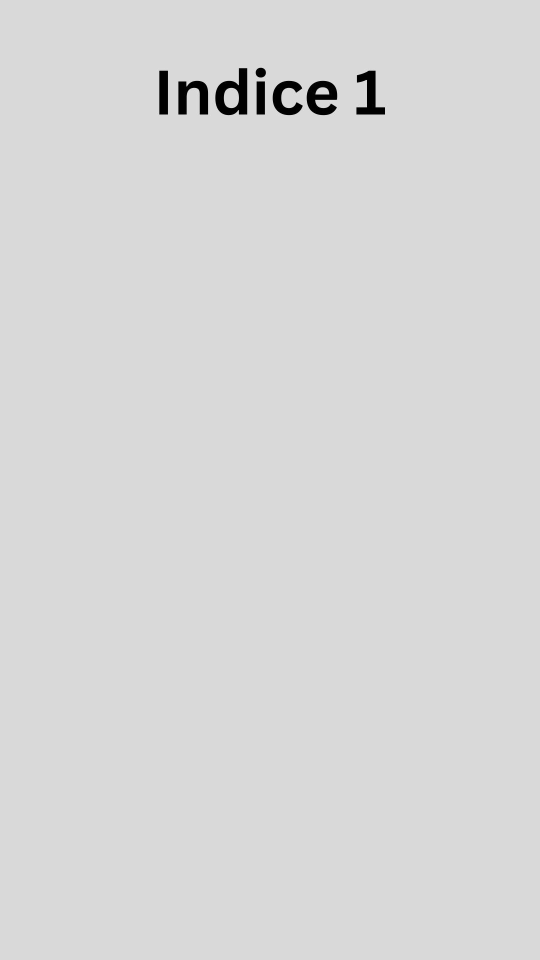
#> input picture template/fr/1.jpg, 1080 x 1920 px (shown at 1/2 size)
$ python class.py
#> lines starting #> are read from the running program, lines starting #| are printed output that depends on the picture
from dataclasses import dataclass
from typing import Tuple,List,Optional
from PIL import Image, ImageDraw, ImageFont

@dataclass
class Response:
    clues:List[str]
    language:str
    person:str
    theme:str
    name:str

@dataclass
class ImageData:
    path: str
    image:Optional[str]

@dataclass
class ContentData:
    clue_text: str
    image:Optional[str]
    position: Tuple[int, int]  # (x, y) position
    font_size: int
    color: Tuple[int, int, int]  # (R, G, B) color
    align: str
    fonts: str
    language:Optional[str]
    clue_number:Optional[int]

@dataclass
class TemplateData:
    content:List[ContentData]
    path:str


def create_instagram_story(template: List[TemplateData]):
    # Créer les images vierges
    for image in template:
        new_image = Image.new('RGB', (1080, 1920), color=(217, 217, 217))
        draw = ImageDraw.Draw(new_image)
        # Ajouter les textes à l'image
        for text in image.content:
            try:
                if(text.image):
                    foreground_image = Image.open(text.image)
                    foreground_image = foreground_image.resize((150, 150))  # Redimensionner si nécessaire
                    position = (300, 200)
                font = ImageFont.truetype(font = text.fonts, size=text.font_size)
            except IOError:
                font = ImageFont.load_default()
                print(IOError)
            draw.text(text.position, text.clue_text, font=font, fill=text.color,align=text.align)
    # Enregistrer l'image
        new_image.save(image.path)

def open_instagram_story(content: List[ContentData]):
    # Créer les images vierges
        # Ajouter les textes à l'image
    for count,data in enumerate(content):
        if data.language == "fr":
            template = Image.open(f"./template/{data.language}/{count+1}.jpg")
#> template is the input picture: PIL image 1080x1920 RGB; min 0, max 240, mean 215.4
            draw = ImageDraw.Draw(template)

        try:
            font = ImageFont.truetype(font = data.fonts, size=data.font_size)
        except IOError:
            font = ImageFont.load_default()
            print(IOError)

        draw.text(data.position, data.clue_text, font=font, fill=data.color,align=data.align)
        template.save(f"Clue_{count}_{data.language}.jpg")
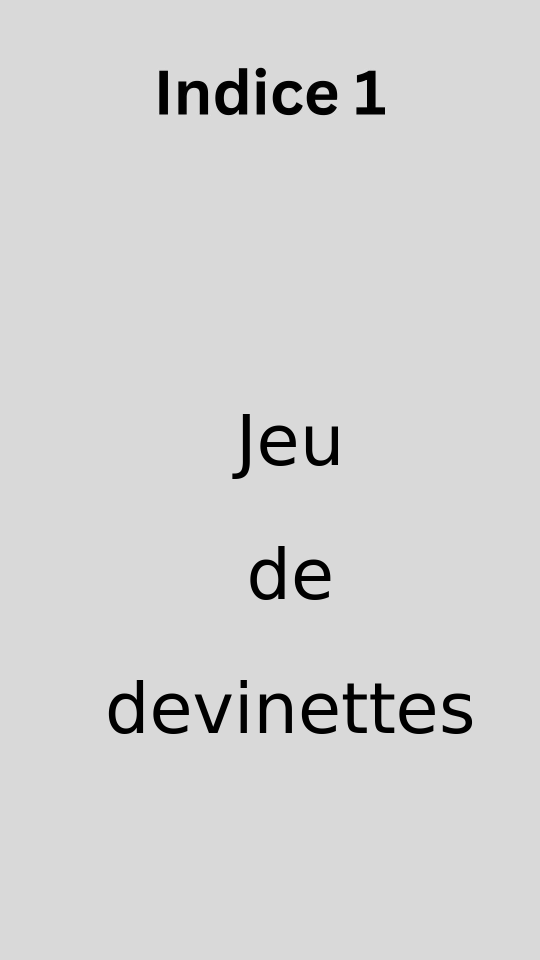
#> saved as Clue_0_fr.jpg: PIL image 1080x1920 RGB (shown at 1/2 size); min 0, max 240, mean 211.7


# Exemple d'utilisation
res = Response(name="Jeu\n\n de\n\n devinette",clues="",language="fr",person="",theme="Sport")
res1 = Response(name="Qui suis-je ?",clues="",language="fr",person="",theme="Sport")

# images = [
#     TemplateData(path="français.png",content=[ContentData(text="Jeu\n\nde\n\ndevinettes", position=(210, 800), font_size=140, color=(0, 0, 0),align="center",fonts="./fonts/Sans.ttf"),
#                                         ContentData(text="Qui suis-je ?", position=(300, 1600), font_size=80, color=(0, 0, 0),align="center",fonts="./fonts/Sans.ttf"),
#                                         ContentData(text="",)])]


content=[ContentData(clue_text="Jeu\n\nde\n\ndevinettes",language="fr", position=(210, 800),image="",clue_number=0, font_size=140, color=(0, 0, 0),align="center",fonts="./fonts/Sans.ttf"),
        ContentData(clue_text="Qui suis-je ?",language="fr", position=(300, 1600),image="",clue_number=0 ,font_size=80, color=(0, 0, 0),align="center",fonts="./fonts/Sans.ttf"),]

# create_instagram_story(images)
#> (the run stopped early here; a loop or call above may not have finished)
